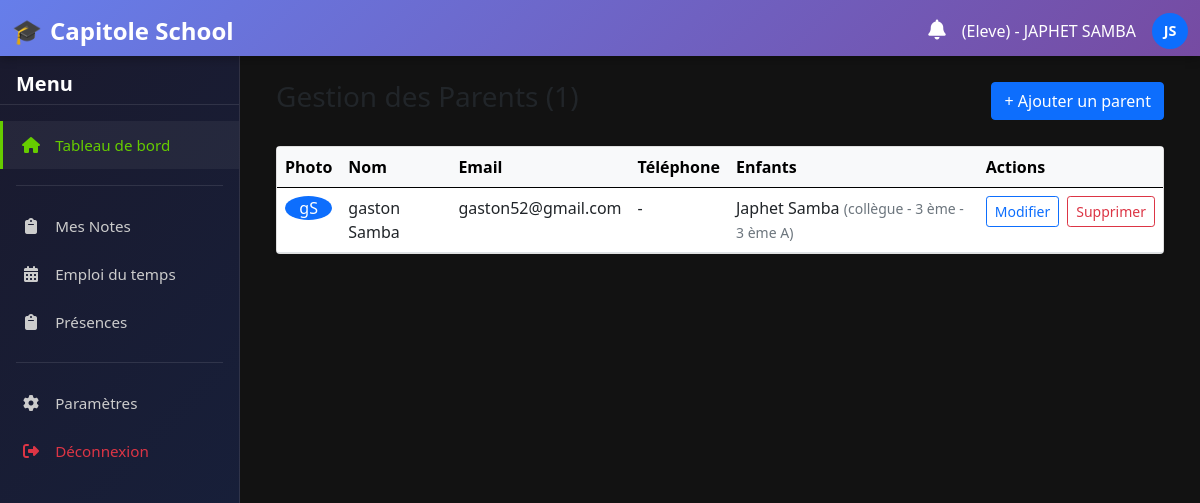
Page /parents/ (signed in) on the committed database.
### home/models.py (models this page shows, shortened)
class Utilisateur(AbstractUser):
    ROLES = (
        ('admin', 'Administrateur'),
        ('enseignant', 'Enseignant'),
        ('eleve', 'Élève'),
        ('parent', 'Parent'),
        ('directeur', 'Directeur'),
        ('secretaire', 'Secrétaire'),
        ('surveillant', 'Surveillant'),
    )
    role = models.CharField(_("Rôle"), max_length=20, choices=ROLES, db_index=True)
    telephone = models.CharField(_("Téléphone"), max_length=20, blank=True)
    photo = models.ImageField(_("Photo"), upload_to='utilisateurs/', blank=True, null=True)
    class Meta:
        verbose_name = _("Utilisateur")
        verbose_name_plural = _("Utilisateurs")
        ordering = ['last_name', 'first_name']
    def get_full_name(self):
        full_name = f"{self.first_name} {self.last_name}".strip()
        return full_name or self.username

class Eleve(models.Model):
    GENRE_CHOICES = [
        ('M', _('Masculin')),
        ('F', _('Féminin')),
        ('Autre', _('Autre')),
    ]
    utilisateur = models.OneToOneField(
        Utilisateur,
        on_delete=models.CASCADE,
        limit_choices_to={'role': 'eleve'},
        related_name='eleve_profile',
        verbose_name=_("Utilisateur")
    )
    matricule = models.CharField(_("Matricule"), max_length=20, unique=True)
    date_naissance = models.DateField(_("Date de naissance"))
    genre = models.CharField(_("Genre"), max_length=10, choices=GENRE_CHOICES)
    contact_urgence = models.CharField(_("Contact d'urgence"), max_length=100, blank=True)
    infos_medicaux = models.TextField(_("Informations médicales"), blank=True)
    classe_actuelle = models.ForeignKey(
        Classe,
        on_delete=models.SET_NULL,
        null=True,
        blank=True,
        related_name='eleves',
        verbose_name=_("Classe actuelle")
    )
    date_inscription = models.DateField(
        _("Date d'inscription"),
        auto_now_add=True,
        null=True,
        blank=True
    )
    STATUT_CHOICES = [
        ('INSCRIT', 'Inscrit'),
        ('EN_ATTENTE', 'En attente'),
        ('SUSPENDU', 'Suspendu'),
        ('EXCLUE', 'Exclu'),
        ('TRANSFERE', 'Transféré'),
    ]
    statut = models.CharField(
        _("Statut"),
        max_length=20,
        choices=STATUT_CHOICES,
        default='INSCRIT',
        db_index=True
    )
    class Meta:
        verbose_name = _("Élève")
        verbose_name_plural = _("Élèves")

class Classe(models.Model):
    niveau = models.ForeignKey(Niveau, on_delete=models.CASCADE, related_name='classes', verbose_name=_("Niveau"))
    nom = models.CharField(_("Nom de la classe"), max_length=50)
    effectif_max = models.PositiveIntegerField(_("Effectif maximum"), null=True, blank=True)
    class Meta:
        verbose_name = _("Classe")
        verbose_name_plural = _("Classes")
        unique_together = ('niveau', 'nom')
        ordering = ['niveau', 'nom']
    def __str__(self):
        return f"{self.niveau} - {self.nom}"

class Niveau(models.Model):
    cycle = models.ForeignKey(Cycle, on_delete=models.CASCADE, related_name='niveaux', verbose_name=_("Cycle"))
    nom = models.CharField(_("Nom du niveau"), max_length=50)
    class Meta:
        verbose_name = _("Niveau")
        verbose_name_plural = _("Niveaux")
        unique_together = ('cycle', 'nom')
        ordering = ['cycle', 'nom']
    def __str__(self):
        return f"{self.cycle} - {self.nom}"

class Cycle(models.Model):
    nom = models.CharField(_("Nom du cycle"), max_length=50, unique=True)
    class Meta:
        verbose_name = _("Cycle")
        verbose_name_plural = _("Cycles")
    def __str__(self):
        return self.nom

### home/views.py (the view)
# urls.py: path('parents/', views.liste_parents, name='liste_parents'),
@login_required
def liste_parents(request):
    parents = Utilisateur.objects.filter(role='parent').select_related('parent_profile').prefetch_related('parent_profile__enfants').order_by('last_name', 'first_name')
    parents_data = []
    for user in parents:
        try:
            enfants = user.parent_profile.enfants.all()
        except:
            enfants = []
        parents_data.append({
            'user': user,
            'enfants': enfants,
            'total_enfants': enfants
        })
    context = {
        'parents_data': parents_data,
        'total': len(parents_data)
    }
    return render(request, 'gestion/dashboards/parents_liste.html', context)

### home/templatetags/notification_extras.py (called while the page is built)
@register.filter
def has_unread_notifications(user):
    return user.notifications.filter(statut='NON_LU').exists()

### home/templates/gestion/dashboards/parents_liste.html (shortened to what this page needs)
{% extends "gestion/base.html" %}
{% block content %}
<div class="container-fluid">
    <div class="d-flex justify-content-between align-items-center mb-4">
        <h1 class="h3 text-dark">Gestion des Parents ({{ total }})</h1>
        <a href="{% url 'home:ajouter_parent' %}" class="btn btn-primary">+ Ajouter un parent</a>
    </div>
    <div class="card shadow-sm">
        <div class="card-body p-0">
            <div class="table-responsive">
                <table class="table table-hover mb-0">
                    <thead class="table-light">
                        <tr>
                            <th>Photo</th>
                            <th>Nom</th>
                            <th>Email</th>
                            <th>Téléphone</th>
                            <th>Enfants</th>
                            <th>Actions</th>
                        </tr>
                    </thead>
                    <tbody>
                        {% for data in parents_data %}
                        <tr>
                            <td>
                                {% if data.user.photo %}
                                    <img src="{{ data.user.photo.url }}" class="rounded-circle" width="40" height="40" style="object-fit: cover;">
                                {% else %}
                                    <div class="avatar-xs bg-primary text-white rounded-circle d-flex align-items-center justify-content-center">
                                        {{ data.user.first_name|first }}{{ data.user.last_name|first }}
                                    </div>
                                {% endif %}
                            </td>
                            <td>{{ data.user.first_name }} {{ data.user.last_name }}</td>
                            <td>{{ data.user.email }}</td>
                            <td>{{ data.user.telephone|default:"-" }}</td>
                            <td>
                                {% if data.enfants %}
                                    <ul class="list-unstyled mb-0">
                                        {% for eleve in data.enfants %}
                                            <li>{{ eleve.utilisateur.get_full_name }} <small class="text-muted">({{ eleve.classe_actuelle|default:"Non assigné" }})</small></li>
                                        {% endfor %}
                                    </ul>
                                {% else %}
                                    <span class="text-muted">Aucun enfant</span>
                                {% endif %}
                            </td>
                            <td>
                                <div class="d-flex gap-2">
                                    <a href="{% url 'home:modifier_parent' data.user.pk %}" class="btn btn-sm btn-outline-primary">Modifier</a>
                                    <a href="{% url 'home:supprimer_parent' data.user.pk %}" class="btn btn-sm btn-outline-danger">Supprimer</a>
                                </div>
                            </td>
                        </tr>
                        {% empty %}
                        <tr>
                            <td colspan="6" class="text-center text-muted py-4">
                                <i class="fas fa-user-friends me-2"></i> Aucun parent trouvé.
                            </td>
                        </tr>
                        {% endfor %}
                    </tbody>
                </table>
            </div>
        </div>
    </div>
</div>
{% endblock %}

### home/templates/gestion/base.html (shortened to what this page needs)
<!DOCTYPE html>
<html lang="fr">
<head>
   {% load static %}
{% load notification_extras %}
    <link href="{% static 'css/bootstrap.min.css' %}" rel="stylesheet">
    <link rel="stylesheet" href="https://cdnjs.cloudflare.com/ajax/libs/font-awesome/6.4.0/css/all.min.css">
</head>
<body>
    <nav class="navbar navbar-dark">
        <div class="container-fluid">
            <a class="navbar-brand" href="{% url 'home:home' %}">Capitole School</a>
            <div class="d-flex align-items-center gap-3">
                <div class="position-relative">
                    <a href="{% url 'home:notifications' %}" class="text-white text-decoration-none">
                        <i class="fas fa-bell fs-5"></i>
                    </a>
                </div>
                <span class="text-white d-none d-md-block">
                    ({{user.role|title}}) - {{ user.first_name|upper }} {{ user.last_name|upper }}
                </span>
                <div class="bg-primary rounded-circle d-flex align-items-center justify-content-center text-white"
                     style="width: 36px; height: 36px; font-weight: bold; font-size: 0.9rem;">
                    {{ user.first_name|first|upper }}{{ user.last_name|first|upper }}
                </div>
            </div>
        </div>
    </nav>
    <aside class="sidebar" id="sidebar">
        <h5 class="mb-3 px-3">Menu</h5>
        <ul class="nav flex-column">
            <li class="nav-item">
                <a class="nav-link active" href="{% url 'home:home' %}">
                    <i class="fas fa-home"></i> <span>Tableau de bord</span>
                </a>
            </li>
            {% if user.role == 'eleve' %}
                <div class="nav-divider"></div>
                <li class="nav-item">
                    <a class="nav-link" href="{% url 'home:eleve_dashboard' %}">
                        <i class="fas fa-clipboard"></i> <span>Mes Notes</span>
                    </a>
                </li>
                <li class="nav-item">
                    <a class="nav-link" href="{% url 'home:eleve_dashboard' %}">
                        <i class="fas fa-calendar-alt"></i> <span>Emploi du temps</span>
                    </a>
                </li>
                <li class="nav-item">
                    <a class="nav-link" href="{% url 'home:eleve_dashboard' %}">
                        <i class="fas fa-clipboard"></i> <span>Présences</span>
                    </a>
                </li>
            {% endif %}
            <div class="nav-divider"></div>
            <li class="nav-item">
                <a class="nav-link" href="/">
                    <i class="fas fa-cog"></i> <span>Paramètres</span>
                </a>
            </li>
            <li class="nav-item">
                <a class="nav-link text-danger" href="{% url 'home:logout' %}">
                    <i class="fas fa-sign-out-alt"></i> <span>Déconnexion</span>
                </a>
            </li>
        </ul>
    </aside>
    <main id="main-content">
        {% block content %}
        {% endblock %}
    </main>
</body>
</html>

### home/templates/gestion/base.html (style rules this page uses)
:root { --sidebar-width: 240px; --navbar-height: 56px; --primary-color: #667eea; --primary-gradient: linear-gradient(135deg, #667eea 0%, #764ba2 100%); --sidebar-bg: linear-gradient(135deg, #1a1a2e 0%, #16213e 100%); --success-color: #66CC00; }
body { background-color: #000000; color: white; overflow: hidden; font-family: 'Segoe UI', sans-serif; margin: 0; padding: 0; height: 100vh; }
.navbar { position: fixed; top: 0; left: 0; right: 0; z-index: 1030; background: var(--primary-gradient); height: var(--navbar-height); box-shadow: 0 2px 10px rgba(0,0,0,0.3); }
.navbar-brand { font-weight: bold; display: flex; align-items: center; gap: 8px; font-size: 1.5rem; }
.navbar-brand::before { content: "🎓"; font-size: 1.5rem; }
.sidebar { position: fixed; top: var(--navbar-height); left: 0; width: var(--sidebar-width); height: calc(100vh - var(--navbar-height)); background: var(--sidebar-bg); color: white; z-index: 1020; overflow-y: auto; transition: transform 0.3s ease; padding: 1rem 0; border-right: 1px solid rgba(255,255,255,0.1); }
.sidebar h5 { padding: 0 1rem; margin-bottom: 1rem; font-weight: 600; border-bottom: 1px solid rgba(255,255,255,0.1); padding-bottom: 0.5rem; }
.sidebar .nav-link { color: #ccc; border-radius: 0; margin: 0; padding: 0.75rem 1rem; border-left: 3px solid transparent; transition: all 0.2s ease; }
.sidebar .nav-link:hover, .sidebar .nav-link.active { color: var(--success-color); background: rgba(255,255,255,0.05); border-left-color: var(--success-color); }
.sidebar .nav-link i { width: 24px; text-align: center; margin-right: 8px; }
.sidebar .nav-link span { font-size: 0.95rem; }
.sidebar .nav-item { margin: 0; }
.sidebar .nav-divider { height: 1px; background: rgba(255,255,255,0.1); margin: 1rem 1rem; }
main { position: fixed; top: var(--navbar-height); left: var(--sidebar-width); right: 0; bottom: 0; padding: 1.5rem; overflow-y: auto; background-color: #121212; transition: left 0.3s ease; box-sizing: border-box; }
.sidebar, main { animation: fadeIn 0.3s ease-out; }

### rows in the picture
Utilisateur: role "Eleve", first_name "JAPHET", last_name "SAMBA", first_name|first "J", last_name|first "S"
Utilisateur: user.first_name|first "g", user.last_name|first "S", user.first_name "gaston", user.last_name "Samba", user.email "gaston52@gmail.com", user.telephone "-"
Eleve: utilisateur.get_full_name "Japhet Samba", classe_actuelle "collègue - 3 ème - 3 ème A"
